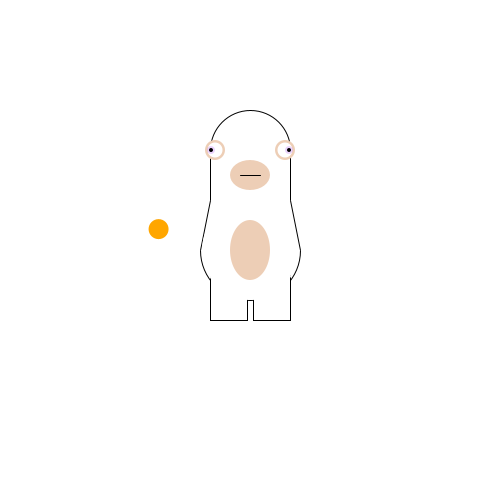
Frame 1 (no input)
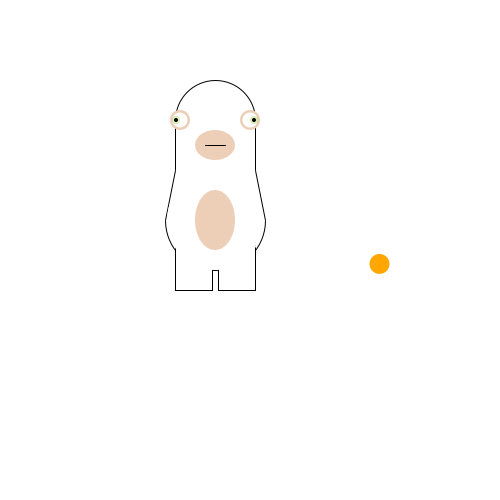
Frame 60 (the mouse pressed at the canvas centre just before this capture)
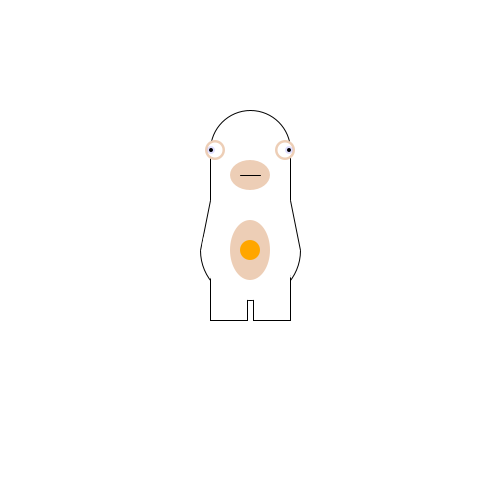
Frame 120 (the mouse held since frame 60 and released just before this capture)

The Processing sketch that drew these frames (run headless with seeded random() and noise(); from frame 60 on, the mouse is pressed at the canvas centre):

// Processing sketch: processing_144939
// ── processing_144939.pde

float centreX;
float centreY;
float x;
float y;
float v = 5; 

void setup() {
  size(500,500);
  x = width/2;
  y = height/2;
}
  
void draw() {
  
background(#FFFFFF);
fill(#FFFFFF);
stroke(#000000);
//cap//
ellipse(x,y-100,80,80);
rect(x-40,y-100,80,50);
stroke(#FFFFFF);
line(x-39,y-100,x+39,y-100);
noStroke();
//boca elipse//
fill(#EDCEB6);
ellipse(x,y-75,40,30);
//ulls voltant//
ellipse(x-35,y-100,20,20);
ellipse(x+35,y-100,20,20);
//ulls blanc//
fill(#FFFFFF);
ellipse(x-35,y-100,15,15);
ellipse(x+35,y-100,15,15);
//ulls blau//
fill(random(255),random(255),random(255),random(255));
ellipse(x-39,y-100,8,8);
ellipse(x+39,y-100,8,8);
//ulls negre//
fill(#000000);
ellipse(x-39,y-100,4,4);
ellipse(x+39,y-100,4,4);
//boca linea//
stroke(#000000);
line(x-10,y-75,x+10,y-75);
//cos//
fill(#FFFFFF);
ellipse(x,y,100,100);
stroke(#FFFFFF);
rect(x-100,y-50,200,50);
stroke(#000000);
line(x-50,y,x-40,y-50);
line(x+50,y,x+40,y-50);
//potes//
fill(#FFFFFF);
stroke(#000000);
rect(x-40,y,37,70);
rect(x+3,y,37,70);
stroke(#FFFFFF);
ellipse(x,y,95,99);
//panxa//
fill(#EDCEB6);
noStroke();
ellipse(x,y,40,60);


  float r = random(100);

  if (r < 25) {
    //cap amunt
    y = y - v;
  } 
  else if (r < 50) {
    //cap avall
    y = y +v;
  } 
  else if (r <75) {
    //dreta
    x = x+v;
  } 
  else {
    //esquerra
    x = x-v;
  }
  

  
 float elipsex;
 float elipsey;
 
 fill(#FFA600);
    if (mousePressed == true) {
   elipsex=mouseX;
   elipsey=mouseY;
  } else {
   elipsex=random(500);
   elipsey=random(500);
  }
  
  if (mousePressed == true) {
  
   if (y > mouseY) {
    //cap amunt
    y = y - v;
  } 
  if (y < mouseY) {
    //cap avall
    y = y +v;
  } 
  if (x <mouseX) {
    //dreta
    x = x+v;
  } 
  if (x >mouseX) {
    //esquerra
    x = x-v;
  }
  }
    
         
      ellipse(elipsex,elipsey,20,20);
      
    comprovaLimits();
}

void comprovaLimits() {
  if (x-50<0) {
    x =50;
  }
  if (x+50>width) {
    x=width-50;
  }
  if (y-140<0) {
    y =140;
  }
  if (y+70>height) {
    y=height-70;
  }
      
}
